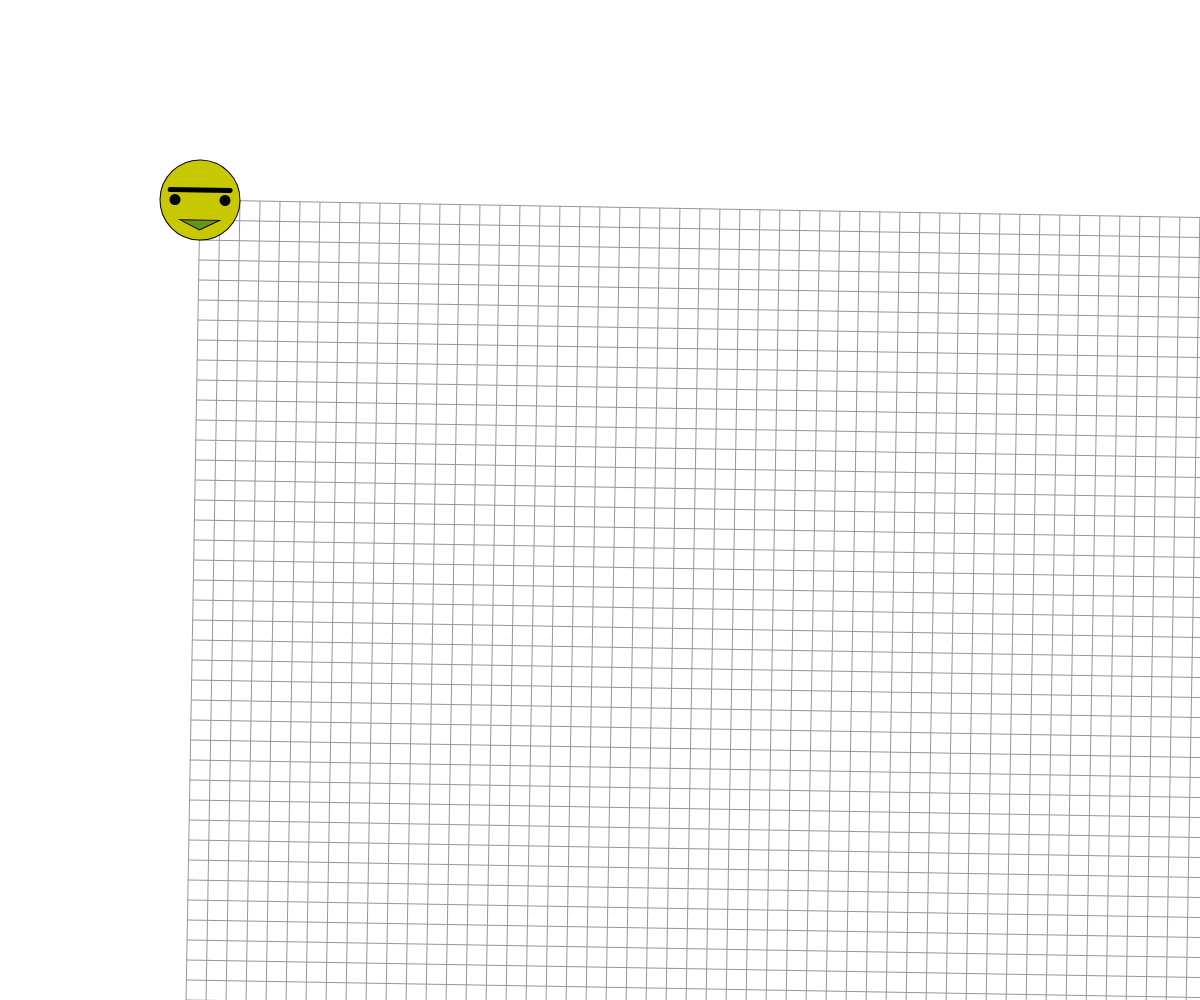
Frame 1 (no input)
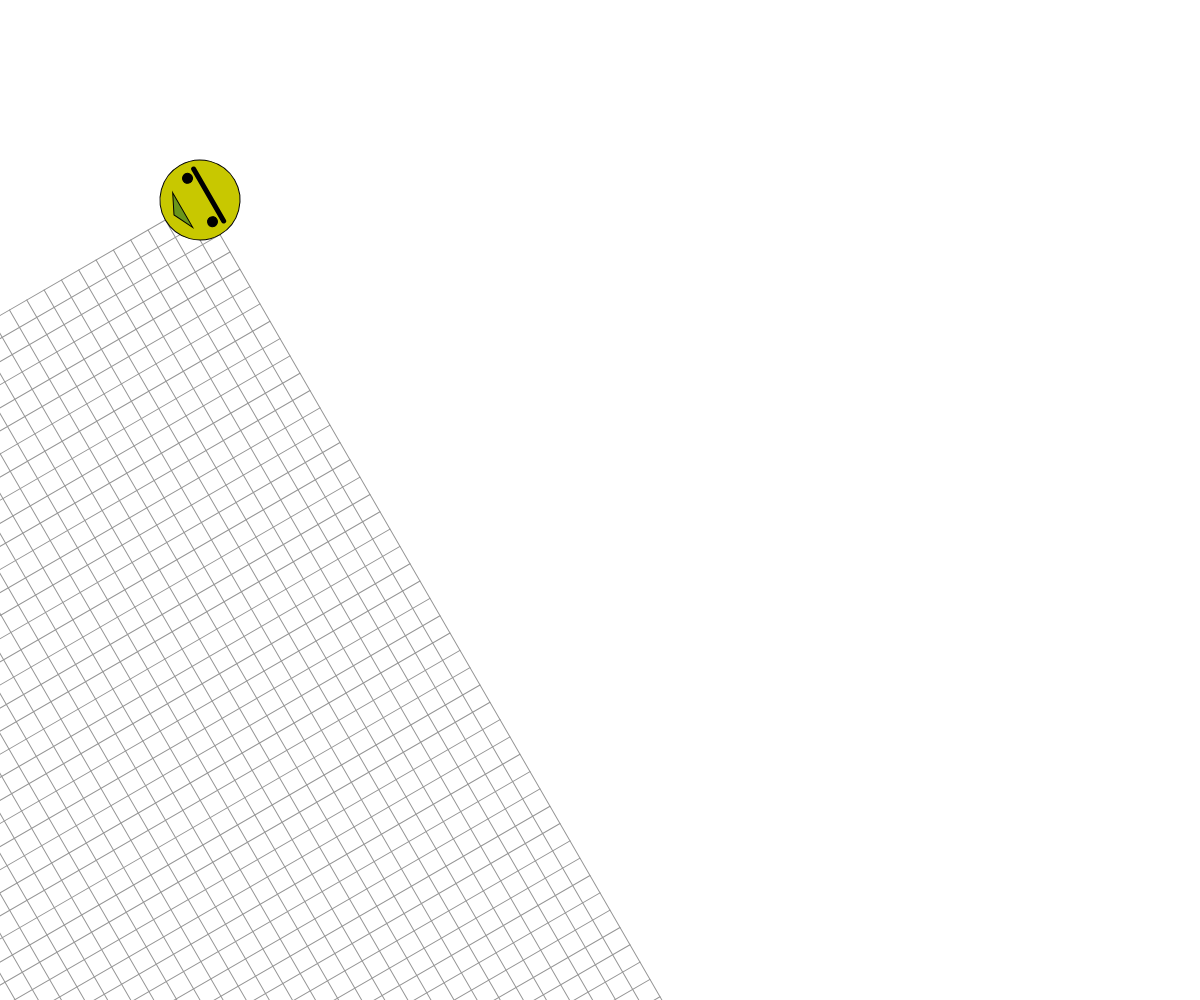
Frame 60 (no input)
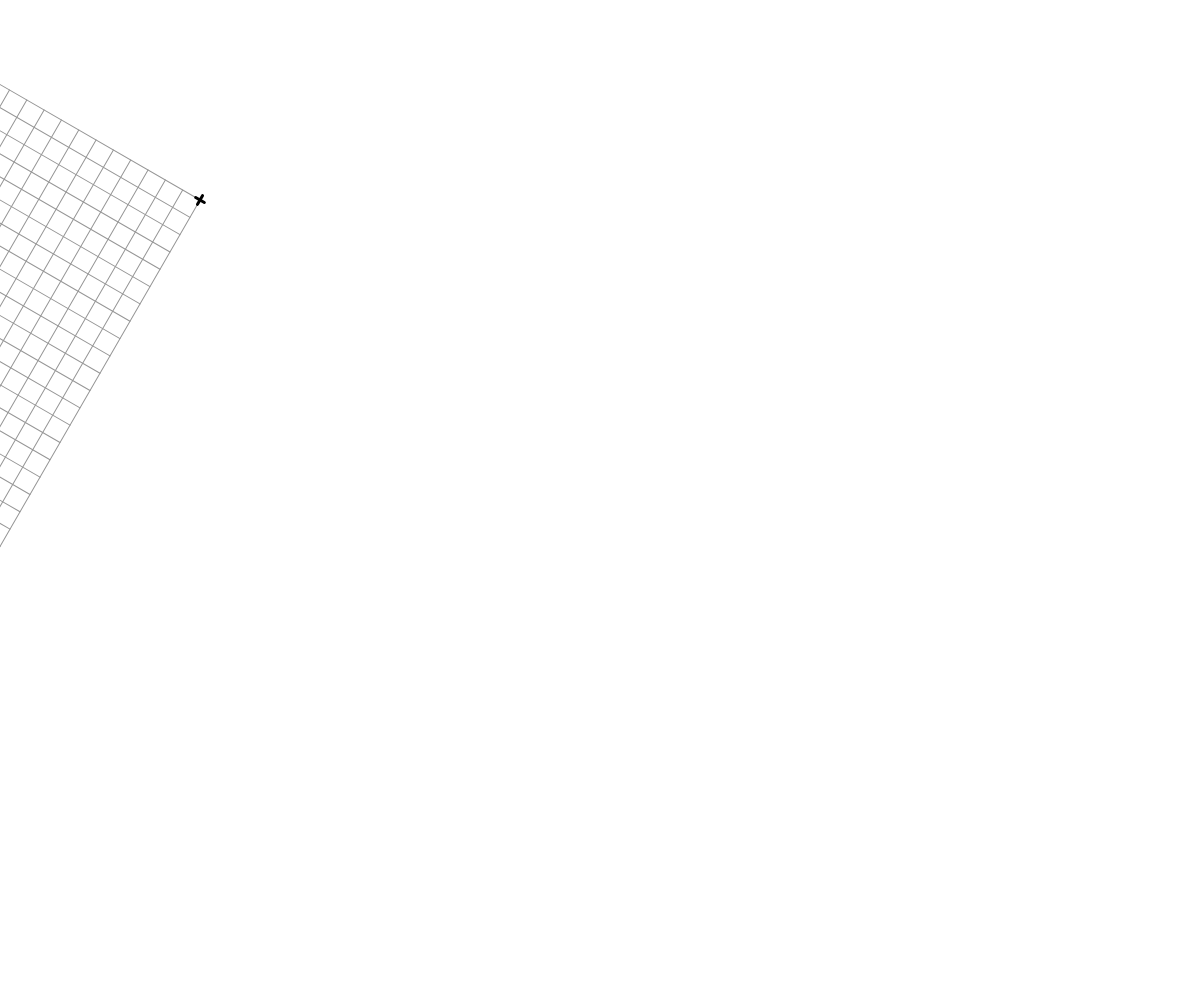
Frame 120 (the mouse pressed at the canvas centre since frame 60)

The p5.js sketch that drew these frames (run headless with seeded random() and noise() and a simulated clock; from frame 60 on, the mouse is pressed at the canvas centre):

// p5.js sketch
// ── sketch.js
// Basic Transformations Sandbox


let originalSpacing = 20;


function setup() {
  createCanvas(windowWidth, windowHeight);
}

function draw() {
  // background(255);
  // drawBasicGrid(220);


  //transformation one: TRANSLATION
  // push();
  // translate(200,150); //x,y,(z)
  // drawBasicGrid(150);
  // rectangleRed(0,0);
  // pop();
 

  //add push()  pop()
  // rectangleBlue(50,50);//regular?



  //transformation two: SCALE
  //scale works w.r.t ORIGIN
  //can use negative scale to flip
  //coordinate system

  background(255);
  // translate(40,40);
  // let s = map(mouseX, 0 , width, 0.1, 8);
  // scale(s); // 0-1 reduction
  //             // 1 no change
  //             // >1 Enlargement 
  // //drawBasicGrid(150);
  // rectMode(CENTER);
  // rectangleRed(0,0);




  //transformation three: ROTATION
  //reminder: rotations are measured in radians, not degrees! Functions can help with the conversion...
  angleMode(DEGREES);
  translate(200,200);
  rotate(frameCount);
  drawBasicGrid(150);

  face(mouseX,0);


  //Combinations of Transformations

  

}


function face(x, y) {
  //draw a face at x,y
  push();
  translate(x,y);
  ellipseMode(CENTER);
  fill(200,200,0);
  stroke(0);
  ellipse(0,0,80,80);
  fill(90, 140, 30, 220);
  triangle(-20, 20, 20, 20, 0, 30);
  fill(0);
  ellipse(-25,0,10,10);
  ellipse(25,0,10,10);
  strokeWeight(5);
  line(-30,-10,30,-10);
  strokeWeight(1);
  pop();

}

function rectangleRed(x, y) {
  //draw a red rectangle at x,y (sized 50 pixels square) - to visualize what happens to the coordinate system
  //when different basic transformations are applied.
  noStroke();
  fill(255, 0, 0, 150);
  rect(x, y, 50, 50);

}

function rectangleBlue(x, y) {
  //draw a red rectangle at x,y (sized 50 pixels square) - to visualize what happens to the coordinate system
  //when different basic transformations are applied.
  noStroke();
  fill(0, 0, 255, 150);
  rect(x, y, 50, 50);

}

function drawBasicGrid(shade) {
  //draw the normal cartesian Coordinate Grid, in a light color. Spaced at 20 px by default
  stroke(shade);
  for (let x = 0; x < width; x += 20) {
    line(x, 0, x, height);
  }
  for (let y = 0; y < height; y += 20) {
    line(0, y, width, y);
  }

  //Draw "X" at the origin
  strokeWeight(3);
  stroke(0);
  line(-5,0,5,0);
  line(0,5,0,-5);
  strokeWeight(1);
}
